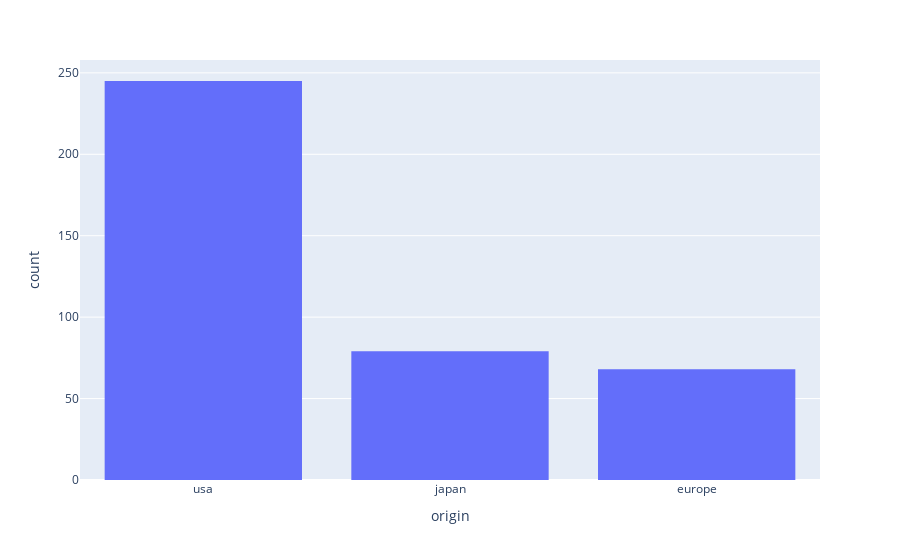

Notebook code cell kept with this figure:
### Code cell
px.histogram(data, x='origin')

### Figure 1 — Plotly figure (JSON) as saved in the notebook; plotly's stock layout.template omitted (floating-point values rounded to 4 significant figures; data arrays with more than 128 entries replaced by an {"elided": "..."} marker saying what was removed)
{"data": [{"alignmentgroup": "True", "bingroup": "x", "hovertemplate": "origin=%{x}<br>count=%{y}<extra></extra>", "legendgroup": "", "marker": {"color": "#636efa", "pattern": {"shape": ""}}, "name": "", "offsetgroup": "", "orientation": "v", "showlegend": false, "type": "histogram", "x": {"elided": "392 str values"}, "xaxis": "x", "yaxis": "y"}], "layout": {"barmode": "relative", "legend": {"tracegroupgap": 0}, "margin": {"t": 60}, "xaxis": {"anchor": "y", "domain": [0, 1], "title": {"text": "origin"}}, "yaxis": {"anchor": "x", "domain": [0, 1], "title": {"text": "count"}}}}
